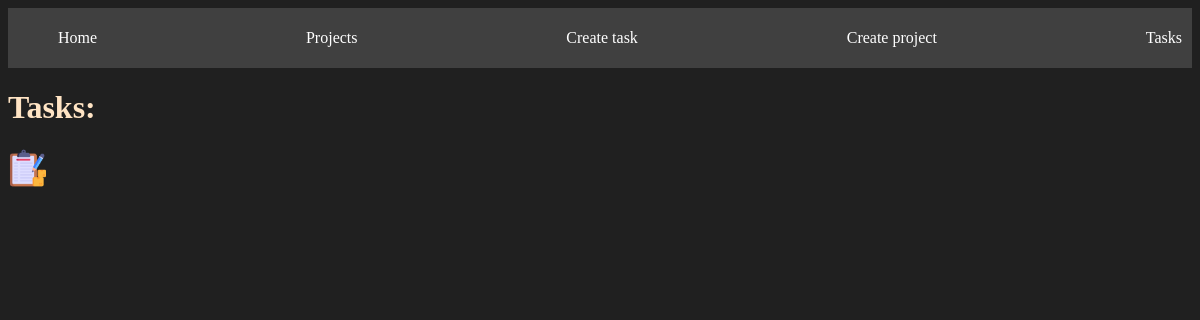
The page /tasks/ on the database as committed earlier.
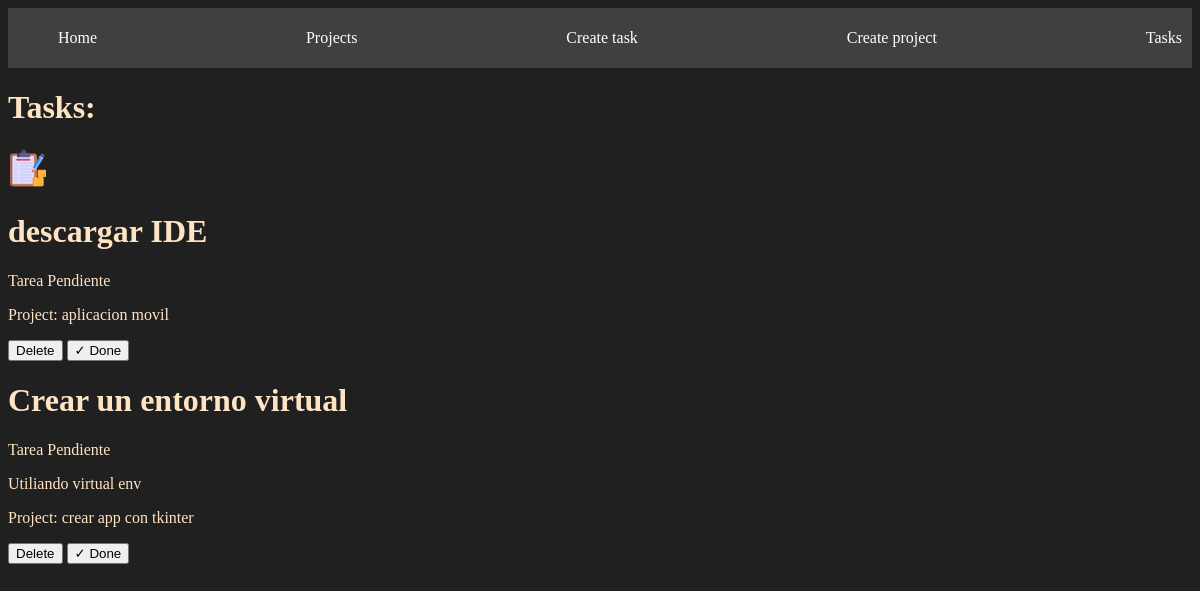
The same page on the database as committed later.
### myapp/models.py (models this page shows, shortened)
class Task(models.Model):
    title= models.CharField(max_length=200)
    description = models.TextField()
    project = models.ForeignKey(Project, on_delete=models.CASCADE)
    done = models.BooleanField(default=False)

class Project(models.Model):
    name = models.CharField(max_length=200)

### myapp/views.py (the view)
# urls.py: path('tasks/', views.tasks, name= 'tasks'),
def tasks(request):
    tastks = Task.objects.all()
    return render(request, 'tasks.html', {'tasks': tastks})

### myapp/templates/tasks.html (shortened to what this page needs)
<!DOCTYPE html>
<html lang="en">
<head>
</head>
{% extends 'base.html' %}
{% load static %}
{% block content %}
<body>
    <h1>Tasks:</h1>
    <img src="{% static 'inventario (1).png' %}", width="40">
    {% for task in tasks %}
    <div>
        <h1>{{ task.title }}</h1>
        {% if task.done == False %}
        <p>Tarea Pendiente</p>
        {% else %}
        <p>Tarea realizada</p>
        {% endif %}
        <p>{{ task.description }}</p>
        <p>Project: {{ task.project.name }}</p>
        <button>Delete</button>
        <button>✓ Done</button>
    </div>
    {% endfor %}
</body>
{% endblock %}

Rows that differ between the two databases and show on the page:
added Task: title "descargar IDE", done "Tarea Pendiente", project.name "aplicacion movil"
added Task: title "Crear un entorno virtual", done "Tarea Pendiente", description "Utiliando virtual env", project.name "crear app con tkinter"
